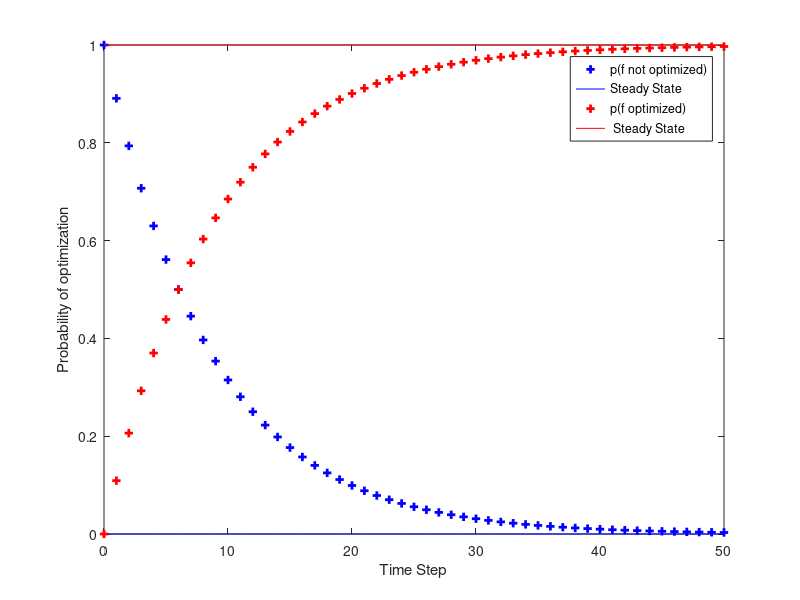

Reproduce this figure in MATLAB.
a = 0.1091;b = 0;P = [1-a a; b 1-b];T = 0:50;pp = zeros(2,length(T));for i=1:length(T)  pp(:,i) = dtmc(P,T(i),[1 0]);
endfor
ss = dtmc(P); # compute steady state probabilitiesplot(T, pp(1,:), "b+;p(f not optimized);", "linewidth", 2, ...T, ss(1)*ones(size(T)), "b;Steady State;", ...T, pp(2,:), "r+;p(f optimized);", "linewidth", 2, ...T, ss(2)*ones(size(T)), "r; Steady State;");xlabel("Time Step");ylabel("Probability of optimization");